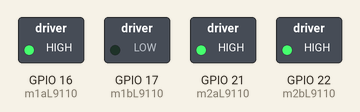
A sketch run on a simulated ESP32. On the bench: switched loads named in the sketch (green lamp = pin HIGH). What the sketch prints to the serial monitor is not drawn.

Above: at 0.4 s.
At 9.3 s:
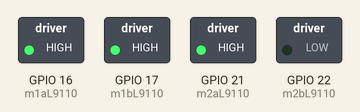
At 10.9 s:
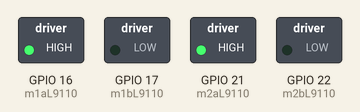
Timing chart, 0 to 12.4 s (numbered marks = the images above):
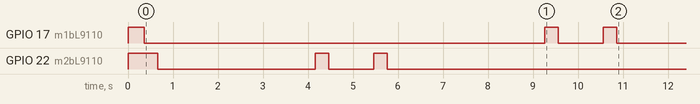

The sketch:

06AStarSelfDriving2.ino
```cpp
#include <Arduino.h>
//★★★車頭初始向上
char CAR_INIT_DIRECT = 'U';

// 定義地圖大小
const int numRows = 5;
const int numCols = 8;

//儲存座標結果
String pathXY[numRows * numCols];
//int pathXYCount = 0;

//儲存地圖方向結果URDL
char pathMapDirect[numRows * numCols];
char MAP_DIRECT[4] = {'U', 'R', 'D', 'L'};
int pathCount = 0;

//儲存車子(順時針)轉動角度
int pathCarDegree[numRows * numCols];

//儲存車子移動方向
char* pathCarMove[numRows * numCols];
char* CAR_MOVE[4] = {"F,", "R,F,", "R,R,F,", "L,F,"};
//char* CAR_MOVE[4] = {"F", "RF", "RRF", "LF"};

//===========小車Start===========
byte m1aL9110=16;
byte m1bL9110=17;
byte m2aL9110=21;
byte m2bL9110=22;
byte m1bCH=13;
byte m2bCH=14;

int ForwardTime = 500;
int turnTime = 300;
int stopTime = 1000;
int ForwardSpeed = 255;
int turnSpeed = 255;
void forward() {
  digitalWrite(m1aL9110,1);
  ledcWrite(m1bCH,255-ForwardSpeed);
  digitalWrite(m2aL9110,1);
  ledcWrite(m2bCH,255-ForwardSpeed);
  delay(ForwardTime);
  Serial.print("前,");
}

void backward() {
  digitalWrite(m1aL9110,0);
  ledcWrite(m1bCH,ForwardSpeed);
  digitalWrite(m2aL9110,0);
  ledcWrite(m2bCH,ForwardSpeed);
  delay(ForwardTime);
  Serial.print("x");
}

void turnRight() {
  digitalWrite(m1aL9110,1);
  ledcWrite(m1bCH,255-turnSpeed);
  digitalWrite(m2aL9110,1);
  ledcWrite(m2bCH,255);
  delay(turnTime);
  Serial.print("右,");
}

void turnLeft() {
  digitalWrite(m2aL9110,1);
  ledcWrite(m2bCH,255-turnSpeed);
  digitalWrite(m1aL9110,1);
  ledcWrite(m1bCH,255);
  delay(turnTime);
  Serial.print("左,");
}

void stopCar() {
  digitalWrite(m1aL9110,1);
  ledcWrite(m1bCH,255);
  digitalWrite(m2aL9110,1);
  ledcWrite(m2bCH,255);
  delay(stopTime);
}

void goCar(){
	//1.先將移動指令轉成字串
	String stringPathCarMotor = "";
	for (int i = 0 ;i  < pathCount; i++) {
		stringPathCarMotor += pathCarMove[i];
	}
	Serial.println(stringPathCarMotor);

	//2.字串轉成陣列
  //使用 strtok() 函数分割字符串
  int cacheLength = 200;//太小會裝不下
  String pathCarMotor[cacheLength];
  char *token = strtok((char *)stringPathCarMotor.c_str(), ",");
  int tokenLen = 0;
  //字串轉成陣列
  while (token != NULL && tokenLen < cacheLength) {
    pathCarMotor[tokenLen] = token;
    token = strtok(NULL, ",");
    tokenLen++;
  }

  //3.開始移動車子
  for (int i = 0 ; i < tokenLen ; i++)
  {
    if(pathCarMotor[i]=="F"){
      forward();
    }else if(pathCarMotor[i]=="R"){
      turnRight();
    }else if(pathCarMotor[i]=="L"){
      turnLeft();
    }
  }

}

//===========小車End===========

// 表示地圖上的節點的類別
class Node {
  public:
    int row;
    int col;
    int f; // f = g + h，表示節點的總代價
    int g; // 從起點到當前節點的實際代價
    int h; // 從當前節點到目標節點的估算代價
    Node* parent;

    Node(int r, int c) : row(r), col(c), f(0), g(0), h(0), parent(nullptr) {}

    // 計算當前節點到目標節點的估算代價（這裡使用曼哈頓距離）
    void calculateH(int targetRow, int targetCol) {
      h = abs(targetRow - row) + abs(targetCol - col);
    }
};

// A*算法
bool aStar(int grid[numRows][numCols], int startRow, int startCol, int endRow, int endCol) {
  Node* openList[numRows * numCols];
  Node* closedList[numRows * numCols];
  int openListCount = 0;
  int closedListCount = 0;

  Node* startNode = new Node(startRow, startCol);
  Node* endNode = new Node(endRow, endCol);

  startNode->calculateH(endRow, endCol);
  startNode->f = startNode->g + startNode->h;

  openList[openListCount++] = startNode;

  while (openListCount > 0) {
    // 找到f值最小的節點
    int minFIndex = 0;
    for (int i = 1; i < openListCount; i++) {
      if (openList[i]->f < openList[minFIndex]->f) {
        minFIndex = i;
      }
    }

    Node* currentNode = openList[minFIndex];

    // 將當前節點移到關閉列表
    for (int i = minFIndex; i < openListCount - 1; i++) {
      openList[i] = openList[i + 1];
    }
    openListCount--;
    closedList[closedListCount++] = currentNode;

    // 如果當前節點是目標節點，找到路徑並返回
    if (currentNode->row == endRow && currentNode->col == endCol) {
      Node* current = currentNode;
      while (current->parent != nullptr) {
        //Serial.print("[" + String(current->row) + "," + String(current->col) + "] ");
        pathXY[pathCount] = "(" + String(current->row) + "," + String(current->col) + ")";

        int deltaX = current->col - current->parent->col;
        int deltaY = current->row - current->parent->row;

        if (deltaX == 1) {
          //Serial.print("右");
          pathMapDirect[pathCount++] = 'R';
        } else if (deltaX == -1) {
          //Serial.print("左");
          pathMapDirect[pathCount++] = 'L';
        } else if (deltaY == 1) {
          //Serial.print("下");
          pathMapDirect[pathCount++] = 'D';
        } else if (deltaY == -1) {
          //Serial.print("上");
          pathMapDirect[pathCount++] = 'U';
        }

        current = current->parent;
      }

      return true;
    }

    // 獲取當前節點的相鄰節點
    int neighbors[4][2] = {{ -1, 0}, {1, 0}, {0, -1}, {0, 1}};

    for (int i = 0; i < 4; i++) {
      int newRow = currentNode->row + neighbors[i][0];
      int newCol = currentNode->col + neighbors[i][1];

      // 檢查新節點是否在地圖範圍內
      if (newRow >= 0 && newRow < numRows && newCol >= 0 && newCol < numCols) {
        // 檢查新節點是否是障礙物
        if (grid[newRow][newCol] == 0) {
          continue;
        }

        Node* neighbor = new Node(newRow, newCol);
        neighbor->calculateH(endRow, endCol);
        neighbor->g = currentNode->g + 1; // 假設每個步驟的代價都是1
        neighbor->f = neighbor->g + neighbor->h;
        neighbor->parent = currentNode;

        // 檢查新節點是否在關閉列表中
        bool inClosedList = false;
        for (int j = 0; j < closedListCount; j++) {
          if (closedList[j]->row == neighbor->row && closedList[j]->col == neighbor->col) {
            inClosedList = true;
            break;
          }
        }

        if (inClosedList) {
          delete neighbor;
          continue;
        }

        // 檢查新節點是否已經在開放列表中
        bool inOpenList = false;
        for (int j = 0; j < openListCount; j++) {
          if (openList[j]->row == neighbor->row && openList[j]->col == neighbor->col) {
            inOpenList = true;
            if (neighbor->g < openList[j]->g) {
              openList[j]->g = neighbor->g;
              openList[j]->f = neighbor->f;
              openList[j]->parent = neighbor->parent;
            }
            delete neighbor;
            break;
          }
        }

        if (!inOpenList) {
          openList[openListCount++] = neighbor;
        }
      }
    }
  }

  // 如果開放列表為空，表示沒有找到路徑
  return false;
}

int mapDirectToCarDegree(char firstDirect, char NextDirect) {
  int firstIndex = mapDirectToIndex(firstDirect);
  int NextIndex = mapDirectToIndex(NextDirect);
  if (NextIndex < firstIndex) {
    NextIndex += 4;
  };
  int degree = (NextIndex - firstIndex) * 90;
  return degree;
}

int mapDirectToIndex(char direct) {
  for (int i = 0; i < 4; i++) {
    if (MAP_DIRECT[i] == direct) {
      return i;
    };
  }
  return 0;
}

char* carDegreeToMove(int degree) {
  int index = degree / 90;
  return CAR_MOVE[index];
}

void reverseCharArray(char arr[], int length) {
  int start = 0;
  int end = length - 1;

  while (start < end) {
    // 交換陣列中的元素
    char temp = arr[start];
    arr[start] = arr[end];
    arr[end] = temp;

    // 移動指標以繼續反轉
    start++;
    end--;
  }
}

void reverseStringArray(String arr[], int length) {
  int start = 0;
  int end = length - 1;

  while (start < end) {
    // 交換陣列中的元素
    String temp = arr[start];
    arr[start] = arr[end];
    arr[end] = temp;

    // 移動指標以繼續反轉
    start++;
    end--;
  }
}

void setup() {
  Serial.begin(9600);

  //小車初始化
  pinMode(m1aL9110,OUTPUT);
  pinMode(m2aL9110,OUTPUT);
  ledcSetup(m1bCH, 5000, 8);
  ledcAttachPin(m1bL9110,m1bCH);
  ledcSetup(m2bCH, 5000, 8);
  ledcAttachPin(m2bL9110,m2bCH);
  digitalWrite(m1aL9110,1);
  ledcWrite(m1bCH,255);
  digitalWrite(m2aL9110,1);
  ledcWrite(m2bCH,255);

  // 地圖表示，0表示障礙物，1表示可通行
  int grid[numRows][numCols] = {
    {1, 1, 1, 1, 1, 1, 1, 1},
    {0, 0, 0, 0, 0, 0, 0, 1},
    {1, 1, 1, 1, 1, 1, 1, 1},
    {1, 0, 0, 0, 0, 0, 0, 0},
    {1, 1, 1, 1, 1, 1, 1, 1}
  };

  int startRow = 0;
  int startCol = 0;
  int endRow = 4;// 更新endRow和endCol到所需的終點位置
  int endCol = 7;

  if (aStar(grid, startRow, startCol, endRow, endCol)) {
    Serial.println("找到路徑!");
    //座標起點
    pathXY[pathCount] = "(" + String(startRow) + "," + String(startCol) + ")";
    //車頭初始方向
    pathMapDirect[pathCount] = CAR_INIT_DIRECT;
    //座標轉換成車子移動指令
    convertXyToCarMove();
    //印出結果
    printAStarResult();
	//開始移動實際車子
	goCar();
  } else {
    Serial.println("未找到路徑.");
  }

}

void convertXyToCarMove() {
  //反轉陣列(原本A*輸出結果相反)
  reverseStringArray(pathXY, pathCount+1);
  reverseCharArray(pathMapDirect, pathCount + 1);

  //將地圖方向URDL轉成順時針角度90°,180°,270°
  for (int i = 0; i < pathCount + 1; i++) {
    pathCarDegree[i] = mapDirectToCarDegree(pathMapDirect[i], pathMapDirect[i + 1]);
  }

  //將角度轉換成車子移動F,RF,RRF,LF
  for (int i = 0 ;i  < pathCount; i++) {
    pathCarMove[i] = carDegreeToMove(pathCarDegree[i]);
  }

}

void printAStarResult() {
  //印出地圖座標
  for (int i = 0; i < pathCount+1; i++) {
    Serial.print(pathXY[i]);
    Serial.print(',');
  }
  Serial.println("");

  //印出地圖上下左右方向
  for (int i = 0; i < pathCount + 1; i++) {
    Serial.print(pathMapDirect[i]);
    Serial.print(',');
  }
  Serial.println("");

  //印出角度
  for (int i = 0; i  < pathCount; i++) {
    Serial.print(pathCarDegree[i]);
    Serial.print(',');
  }
  Serial.println("");

  //印出車子移動指令
  for (int i = 0 ;i  < pathCount; i++) {
    Serial.print(pathCarMove[i]);
    //Serial.print(',');
  }
  Serial.println("");

}

void loop() {
  // 程序主循環
}
```
